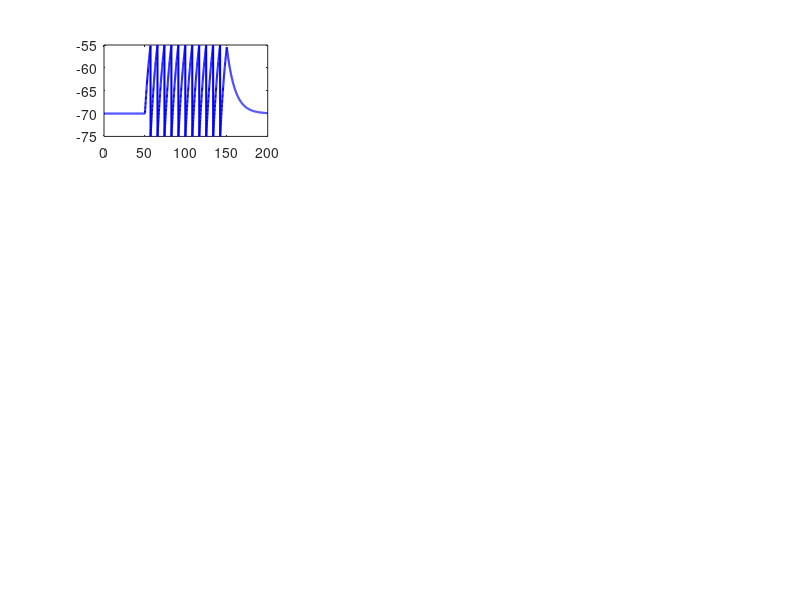

This figure's MATLAB source: (Note: this script raises an error after producing the figure.)
%% Integrate-and-Fire Neuron Models
% This tutorial implements various integrate-and-fire neuron models
% Author: BrainyBrain Learning Repository
% Topics: LIF, Exponential IF, Adaptive IF models

%% Setup
clear all;
close all;
clc;

fprintf('=== Integrate-and-Fire Neuron Models ===\n\n');

%% Section 1: Leaky Integrate-and-Fire (LIF) Model
fprintf('=== Section 1: Leaky Integrate-and-Fire Model ===\n');

% Parameters
tau_m = 10; % Membrane time constant (ms)
V_rest = -70; % Resting potential (mV)
V_threshold = -55; % Spike threshold (mV)
V_reset = -75; % Reset potential (mV)
R_m = 10; % Membrane resistance (MOhm)

% Simulation parameters
dt = 0.1; % Time step (ms)
t_max = 200; % Simulation duration (ms)
t = 0:dt:t_max;
n_steps = length(t);

% Initialize
V_lif = V_rest * ones(size(t));
spike_times_lif = [];

% Input current (step current)
I_input = zeros(size(t));
I_input(t >= 50 & t < 150) = 3; % 3 nA for 100 ms

% Simulate LIF
for i = 1:n_steps-1
    % Integrate
    dV = (-(V_lif(i) - V_rest) + R_m * I_input(i)) / tau_m;
    V_lif(i+1) = V_lif(i) + dt * dV;
    
    % Check for spike
    if V_lif(i+1) >= V_threshold
        V_lif(i+1) = V_reset; % Reset
        spike_times_lif = [spike_times_lif, t(i+1)];
    end
end

num_spikes_lif = length(spike_times_lif);
fprintf('LIF Model:\n');
fprintf('  Generated %d spikes\n', num_spikes_lif);
if num_spikes_lif > 1
    fprintf('  Mean ISI: %.2f ms (%.1f Hz)\n\n', mean(diff(spike_times_lif)), 1000/mean(diff(spike_times_lif)));
else
    fprintf('\n');
end

%% Section 2: Exponential Integrate-and-Fire (EIF) Model
fprintf('=== Section 2: Exponential Integrate-and-Fire Model ===\n');

% Additional parameters for EIF
Delta_T = 2; % Slope factor (mV)
V_T = -50; % Threshold potential (mV)

% Initialize
V_eif = V_rest * ones(size(t));
spike_times_eif = [];

% Simulate EIF
for i = 1:n_steps-1
    % Exponential term with numerical stability
    if V_eif(i) - V_T < 10 * Delta_T  % Prevent overflow
        exp_term = Delta_T * exp((V_eif(i) - V_T) / Delta_T);
    else
        exp_term = Delta_T * exp(10);  % Cap at reasonable value
    end
    
    % Integrate
    dV = (-(V_eif(i) - V_rest) + exp_term + R_m * I_input(i)) / tau_m;
    V_eif(i+1) = V_eif(i) + dt * dV;
    
    % Check for spike (using higher threshold due to exponential)
    if V_eif(i+1) >= V_threshold + 20
        V_eif(i+1) = V_reset;
        spike_times_eif = [spike_times_eif, t(i+1)];
    end
end

num_spikes_eif = length(spike_times_eif);
fprintf('EIF Model:\n');
fprintf('  Generated %d spikes\n', num_spikes_eif);
if num_spikes_eif > 1
    fprintf('  Mean ISI: %.2f ms (%.1f Hz)\n\n', mean(diff(spike_times_eif)), 1000/mean(diff(spike_times_eif)));
else
    fprintf('\n');
end

%% Section 3: Adaptive Exponential IF (AdEx) Model
fprintf('=== Section 3: Adaptive Exponential IF Model ===\n');

% Additional parameters for AdEx
tau_w = 30; % Adaptation time constant (ms)
a = 2; % Subthreshold adaptation (nS)
b = 60; % Spike-triggered adaptation (pA)

% Initialize
V_adex = V_rest * ones(size(t));
w = zeros(size(t)); % Adaptation variable
spike_times_adex = [];

% Simulate AdEx
for i = 1:n_steps-1
    % Exponential term
    exp_term = Delta_T * exp((V_adex(i) - V_T) / Delta_T);
    
    % Voltage dynamics
    dV = (-(V_adex(i) - V_rest) + exp_term - w(i) + R_m * I_input(i)) / tau_m;
    V_adex(i+1) = V_adex(i) + dt * dV;
    
    % Adaptation dynamics
    dw = (a * (V_adex(i) - V_rest) - w(i)) / tau_w;
    w(i+1) = w(i) + dt * dw;
    
    % Check for spike
    if V_adex(i+1) >= V_threshold + 20
        V_adex(i+1) = V_reset;
        w(i+1) = w(i+1) + b; % Increase adaptation
        spike_times_adex = [spike_times_adex, t(i+1)];
    end
end

num_spikes_adex = length(spike_times_adex);
fprintf('AdEx Model:\n');
fprintf('  Generated %d spikes\n', num_spikes_adex);
if num_spikes_adex > 1
    fprintf('  Mean ISI: %.2f ms (%.1f Hz)\n', mean(diff(spike_times_adex)), 1000/mean(diff(spike_times_adex)));
    fprintf('  Note: Adaptation causes spike frequency decline\n\n');
else
    fprintf('\n');
end

%% Section 4: Visualization
fprintf('=== Section 4: Visualization ===\n');

figure('Name', 'IF Models Comparison', 'Position', [100 100 1200 900]);

% LIF Model
subplot(4,3,1);
plot(t, V_lif, 'b-', 'LineWidth', 1.5);
hold on;
yline(V_threshold, 'r--', 'Threshold');
yline(V_rest, 'k:', 'Rest');
xlabel('Time (ms)');
ylabel('V (mV)');
title('LIF - Membrane Potential');
grid on;

subplot(4,3,2);
plot(t, I_input, 'k-', 'LineWidth', 1.5);
xlabel('Time (ms)');
ylabel('I (nA)');
title('Input Current');
grid on;

subplot(4,3,3);
if ~isempty(spike_times_lif)
    isis_lif = diff(spike_times_lif);
    plot(spike_times_lif(2:end), isis_lif, 'bo-', 'LineWidth', 1.5, 'MarkerFaceColor', 'b');
    xlabel('Time (ms)');
    ylabel('ISI (ms)');
    title('LIF - Inter-Spike Intervals');
    grid on;
else
    text(0.5, 0.5, 'No spikes', 'HorizontalAlignment', 'center');
end

% EIF Model
subplot(4,3,4);
plot(t, V_eif, 'r-', 'LineWidth', 1.5);
hold on;
yline(V_T, 'g--', 'V_T');
yline(V_rest, 'k:', 'Rest');
xlabel('Time (ms)');
ylabel('V (mV)');
title('EIF - Membrane Potential');
grid on;

subplot(4,3,5);
% Phase plane
V_range = -80:0.1:-40;
dV_lif = (-(V_range - V_rest)) / tau_m;
exp_term_plot = Delta_T * exp((V_range - V_T) / Delta_T);
dV_eif = (-(V_range - V_rest) + exp_term_plot) / tau_m;

plot(V_range, dV_lif, 'b-', 'LineWidth', 1.5); hold on;
plot(V_range, dV_eif, 'r-', 'LineWidth', 1.5);
xlabel('V (mV)');
ylabel('dV/dt (mV/ms)');
title('Phase Plane');
legend('LIF', 'EIF');
grid on;

subplot(4,3,6);
if ~isempty(spike_times_eif)
    isis_eif = diff(spike_times_eif);
    plot(spike_times_eif(2:end), isis_eif, 'ro-', 'LineWidth', 1.5, 'MarkerFaceColor', 'r');
    xlabel('Time (ms)');
    ylabel('ISI (ms)');
    title('EIF - Inter-Spike Intervals');
    grid on;
else
    text(0.5, 0.5, 'No spikes', 'HorizontalAlignment', 'center');
end

% AdEx Model
subplot(4,3,7);
plot(t, V_adex, 'g-', 'LineWidth', 1.5);
hold on;
yline(V_T, 'r--', 'V_T');
yline(V_rest, 'k:', 'Rest');
xlabel('Time (ms)');
ylabel('V (mV)');
title('AdEx - Membrane Potential');
grid on;

subplot(4,3,8);
plot(t, w, 'm-', 'LineWidth', 1.5);
xlabel('Time (ms)');
ylabel('w (pA)');
title('AdEx - Adaptation Current');
grid on;

subplot(4,3,9);
if ~isempty(spike_times_adex)
    isis_adex = diff(spike_times_adex);
    plot(spike_times_adex(2:end), isis_adex, 'go-', 'LineWidth', 1.5, 'MarkerFaceColor', 'g');
    xlabel('Time (ms)');
    ylabel('ISI (ms)');
    title('AdEx - Inter-Spike Intervals');
    grid on;
else
    text(0.5, 0.5, 'No spikes', 'HorizontalAlignment', 'center');
end

% Comparison
subplot(4,3,10:12);
hold on;
for i = 1:length(spike_times_lif)
    plot([spike_times_lif(i), spike_times_lif(i)], [0.5, 1.5], 'b-', 'LineWidth', 2);
end
for i = 1:length(spike_times_eif)
    plot([spike_times_eif(i), spike_times_eif(i)], [1.6, 2.6], 'r-', 'LineWidth', 2);
end
for i = 1:length(spike_times_adex)
    plot([spike_times_adex(i), spike_times_adex(i)], [2.7, 3.7], 'g-', 'LineWidth', 2);
end
xlim([0 t_max]);
ylim([0 4]);
yticks([1 2 3]);
yticklabels({'LIF', 'EIF', 'AdEx'});
xlabel('Time (ms)');
title('Spike Raster Comparison');
grid on;

fprintf('Created comparison plots\n\n');

%% Section 5: F-I Curves Comparison
fprintf('=== Section 5: F-I Curves ===\n');

I_range = 0:0.5:6; % Range of input currents (nA)
fr_lif = zeros(size(I_range));
fr_eif = zeros(size(I_range));
fr_adex = zeros(size(I_range));

t_fi = 0:dt:500; % Longer simulation for F-I

for idx = 1:length(I_range)
    I_curr = I_range(idx);
    
    % LIF
    V = V_rest;
    spikes = 0;
    for i = 1:length(t_fi)-1
        dV = (-(V - V_rest) + R_m * I_curr) / tau_m;
        V = V + dt * dV;
        if V >= V_threshold
            V = V_reset;
            spikes = spikes + 1;
        end
    end
    fr_lif(idx) = spikes / (t_fi(end)/1000);
    
    % EIF
    V = V_rest;
    spikes = 0;
    for i = 1:length(t_fi)-1
        exp_term = Delta_T * exp((V - V_T) / Delta_T);
        dV = (-(V - V_rest) + exp_term + R_m * I_curr) / tau_m;
        V = V + dt * dV;
        if V >= V_threshold + 20
            V = V_reset;
            spikes = spikes + 1;
        end
    end
    fr_eif(idx) = spikes / (t_fi(end)/1000);
    
    % AdEx
    V = V_rest;
    w_val = 0;
    spikes = 0;
    for i = 1:length(t_fi)-1
        exp_term = Delta_T * exp((V - V_T) / Delta_T);
        dV = (-(V - V_rest) + exp_term - w_val + R_m * I_curr) / tau_m;
        V = V + dt * dV;
        dw = (a * (V - V_rest) - w_val) / tau_w;
        w_val = w_val + dt * dw;
        if V >= V_threshold + 20
            V = V_reset;
            w_val = w_val + b;
            spikes = spikes + 1;
        end
    end
    fr_adex(idx) = spikes / (t_fi(end)/1000);
end

figure('Name', 'F-I Curves Comparison');
plot(I_range, fr_lif, 'b-o', 'LineWidth', 2, 'MarkerFaceColor', 'b'); hold on;
plot(I_range, fr_eif, 'r-s', 'LineWidth', 2, 'MarkerFaceColor', 'r');
plot(I_range, fr_adex, 'g-d', 'LineWidth', 2, 'MarkerFaceColor', 'g');
xlabel('Input Current (nA)');
ylabel('Firing Rate (Hz)');
title('F-I Curves: Model Comparison');
legend('LIF', 'EIF', 'AdEx');
grid on;

fprintf('Computed F-I curves\n\n');

%% Summary
fprintf('=== Tutorial Summary ===\n');
fprintf('Implemented models:\n');
fprintf('  - Leaky Integrate-and-Fire (LIF)\n');
fprintf('  - Exponential Integrate-and-Fire (EIF)\n');
fprintf('  - Adaptive Exponential IF (AdEx)\n\n');
fprintf('Key differences:\n');
fprintf('  - LIF: Linear subthreshold dynamics\n');
fprintf('  - EIF: Exponential spike initiation\n');
fprintf('  - AdEx: Spike frequency adaptation\n\n');

fprintf('=== Tutorial Complete! ===\n');
fprintf('Next: Network models\n');
